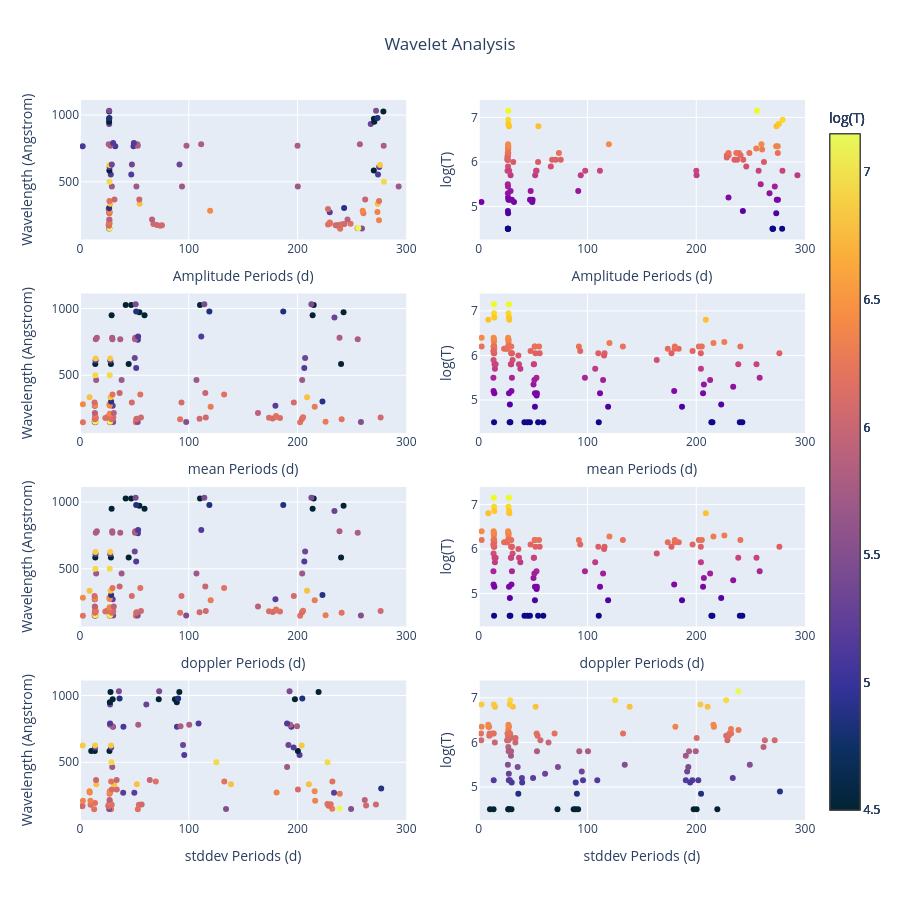

Write notebook code for a chart like this one.
### Code cell
# set the whole figure to be large
fig = make_subplots(rows=4, cols=2,
                    # shared_xaxes='all',     ???? I do not understand why all the x label fly to the top
                    shared_yaxes='columns',
                    )
color_scale = 'thermal'




# Add scatter plot   Row 1
fig.add_trace(
    go.Scatter(
        x=wavelet_amplitude_df['amplitude_periods'],
        y=wavelet_amplitude_df['wavelength'],
        mode='markers',
        marker=dict(
            color=wavelet_amplitude_df['temperature'],  # Use normalized 'size' for color
            colorscale=color_scale,  # Define color scale
            colorbar=dict(title=r'log(T)'),  # Show color scale bar
            showscale=True,# show the color bar (color scale)
        ),
        showlegend=False, # otherwise a legend will appear on the right,
        text=wavelet_amplitude_df['line name'],  
        name='Amplitude',
                ),
    row=1,
    col=1,
    )
fig.update_xaxes(title_text="Amplitude Periods (d)", row=1, col=1)
fig.update_yaxes(title_text="Wavelength (Angstrom)", row=1, col=1)


fig.add_trace(
    go.Scatter(
        x=wavelet_amplitude_df['amplitude_periods'],
        y=wavelet_amplitude_df['temperature'],
        mode='markers',
        marker=dict(
            color=wavelet_amplitude_df['temperature'],  # Use normalized 'size' for color
            # colorscale=color_scale,  # Define color scale
            # colorbar=dict(title='Temperature'),  # Show color scale bar
            showscale=False,
            
            ),
        showlegend=False,
        name='Amplitude',
        text=wavelet_amplitude_df['line name'], 
        # f['temperature'],  # Hover text shows 'size'
    ),
    row=1, 
    col=2,
    )
fig.update_xaxes(title_text="Amplitude Periods (d)", row=1, col=2)
fig.update_yaxes(title_text="log(T)", row=1, col=2)
fig.update_layout(
    autosize=False,
    width=1200,
    height=1000,
)


# Add scatter plot    Row   2
fig.add_trace(
    go.Scatter(
        x=wavelet_mean_df['mean_periods'],
        y=wavelet_mean_df['wavelength'],
        mode='markers',
        marker=dict(
            color=wavelet_mean_df['temperature'],  # Use normalized 'size' for color
            colorscale=color_scale,  # Define color scale
            colorbar=dict(title=r'log(T)'),  # Show color scale bar
            showscale=True,# show the color bar (color scale)
        ),
        showlegend=False, # otherwise a legend will appear on the right,
        text=wavelet_mean_df['line name'],  # Hover text shows 'size'
        name='Mean',
                ),
    row=2,
    col=1,
    )
fig.update_xaxes(title_text="mean Periods (d)", row=2, col=1)
fig.update_yaxes(title_text="Wavelength (Angstrom)", row=2, col=1)

fig.add_trace(
    go.Scatter(
        x=wavelet_mean_df['mean_periods'],
        y=wavelet_mean_df['temperature'],
        mode='markers',
        marker=dict(
            color=wavelet_mean_df['temperature'],  # Use normalized 'size' for color
            # colorscale=color_scale,  # Define color scale
            # colorbar=dict(title='Temperature'),  # Show color scale bar
            showscale=False,
            
            ),
        showlegend=False,
        text=wavelet_mean_df['line name'], 
        name='Mean',
    ),
    row=2, 
    col=2,
    )
fig.update_xaxes(title_text="mean Periods (d)", row=2, col=2)
fig.update_yaxes(title_text="log(T)", row=2, col=2)

# Add scatter plot  Row 3
fig.add_trace(
    go.Scatter(
        x=wavelet_doppler_df['doppler_periods'],
        y=wavelet_doppler_df['wavelength'],
        mode='markers',
        marker=dict(
            color=wavelet_doppler_df['temperature'],  # Use normalized 'size' for color
            colorscale=color_scale,  # Define color scale
            colorbar=dict(title=r'log(T)'),  # Show color scale bar
            showscale=True,# show the color bar (color scale)
        ),
        showlegend=False, # otherwise a legend will appear on the right,
        text=wavelet_doppler_df['line name'],  # Hover text shows 'size'
        name='Doppler',
                ),
    row=3,
    col=1,
    )
fig.update_xaxes(title_text="doppler Periods (d)", row=3, col=1)
fig.update_yaxes(title_text="Wavelength (Angstrom)", row=3, col=1)

fig.add_trace(
    go.Scatter(
        x=wavelet_doppler_df['doppler_periods'],
        y=wavelet_doppler_df['temperature'],
        mode='markers',
        marker=dict(
            color=wavelet_doppler_df['temperature'],  # Use normalized 'size' for color
            # colorscale=color_scale,  # Define color scale
            # colorbar=dict(title='Temperature'),  # Show color scale bar
            showscale=False,
            
            ),
        showlegend=False,
        text=wavelet_doppler_df['line name'],
        name='Doppler',
    ),
    row=3,
    col=2,
    )
fig.update_xaxes(title_text="doppler Periods (d)", row=3, col=2)
fig.update_yaxes(title_text="log(T)", row=3, col=2)



# Add scatter plot  Row 4
fig.add_trace(
    go.Scatter(
        x=wavelet_stddev_df['stddev_periods'],
        y=wavelet_stddev_df['wavelength'],
        mode='markers',
        marker=dict(
            color=wavelet_stddev_df['temperature'],  # Use normalized 'size' for color
            colorscale=color_scale,  # Define color scale
            colorbar=dict(title=r'log(T)'),  # Show color scale bar
            showscale=True,# show the color bar (color scale)
        ),
        showlegend=False, # otherwise a legend will appear on the right,
        text=wavelet_stddev_df['line name'],  # Hover text shows 'size'
        name='Stddev',
                ),
    row=4, 
    col=1,
    )
fig.update_xaxes(title_text="stddev Periods (d)", row=4, col=1)
fig.update_yaxes(title_text="Wavelength (Angstrom)", row=4, col=1)

fig.add_trace(
    go.Scatter(
        x=wavelet_stddev_df['stddev_periods'],
        y=wavelet_stddev_df['temperature'],
        mode='markers',
        marker=dict(
            color=wavelet_stddev_df['temperature'],  # Use normalized 'size' for color
            colorscale=color_scale,  # Define color scale
            colorbar=dict(title=r'log(T)'),  # Show color scale bar
            showscale=True,# show the color bar (color scale)
        ),
        showlegend=False, # otherwise a legend will appear on the right,
        text=wavelet_stddev_df['line name'],  # Hover text shows 'size'
        name='Stddev',
                ),
    row=4, 
    col=2
    )
fig.update_xaxes(title_text="stddev Periods (d)", row=4, col=2)
fig.update_yaxes(title_text="log(T)", row=4, col=2)

fig.update_layout(
    title_text="Wavelet Analysis",
    title_x=0.5,
    # autosize=False,
    width=900,
    height=900,
)
# set x axis lim
for row in [1,2,3,4]:
    for col in [1,2]:
        fig.update_xaxes(range=[0, 300], row=row, col=col)
        
        
fig.write_html('output\wavelet_explore\peak_scatter\\combine\\combined_wavelet_.html')
fig.show()

### Figure 1 — Plotly figure (JSON) as saved in the notebook; plotly's stock layout.template omitted (floating-point values rounded to 4 significant figures; data arrays with more than 128 entries replaced by an {"elided": "..."} marker saying what was removed)
{"data": [{"marker": {"color": {"elided": "152 float values"}, "colorbar": {"title": {"text": "log(T)"}}, "colorscale": [[0, "rgb(3, 35, 51)"], [0.09091, "rgb(13, 48, 100)"], [0.1818, "rgb(53, 50, 155)"], [0.2727, "rgb(93, 62, 153)"], [0.3636, "rgb(126, 77, 143)"], [0.4545, "rgb(158, 89, 135)"], [0.5455, "rgb(193, 100, 121)"], [0.6364, "rgb(225, 113, 97)"], [0.7273, "rgb(246, 139, 69)"], [0.8182, "rgb(251, 173, 60)"], [0.9091, "rgb(246, 211, 70)"], [1, "rgb(231, 250, 90)"]], "showscale": true}, "mode": "markers", "name": "Amplitude", "showlegend": false, "text": {"elided": "152 str values"}, "type": "scatter", "x": {"elided": "152 float values"}, "xaxis": "x", "y": {"elided": "152 float values"}, "yaxis": "y"}, {"marker": {"color": {"elided": "152 float values"}, "showscale": false}, "mode": "markers", "name": "Amplitude", "showlegend": false, "text": {"elided": "152 str values"}, "type": "scatter", "x": {"elided": "152 float values"}, "xaxis": "x2", "y": {"elided": "152 float values"}, "yaxis": "y2"}, {"marker": {"color": {"elided": "200 float values"}, "colorbar": {"title": {"text": "log(T)"}}, "colorscale": [[0, "rgb(3, 35, 51)"], [0.09091, "rgb(13, 48, 100)"], [0.1818, "rgb(53, 50, 155)"], [0.2727, "rgb(93, 62, 153)"], [0.3636, "rgb(126, 77, 143)"], [0.4545, "rgb(158, 89, 135)"], [0.5455, "rgb(193, 100, 121)"], [0.6364, "rgb(225, 113, 97)"], [0.7273, "rgb(246, 139, 69)"], [0.8182, "rgb(251, 173, 60)"], [0.9091, "rgb(246, 211, 70)"], [1, "rgb(231, 250, 90)"]], "showscale": true}, "mode": "markers", "name": "Mean", "showlegend": false, "text": {"elided": "200 str values"}, "type": "scatter", "x": {"elided": "200 float values"}, "xaxis": "x3", "y": {"elided": "200 float values"}, "yaxis": "y3"}, {"marker": {"color": {"elided": "200 float values"}, "showscale": false}, "mode": "markers", "name": "Mean", "showlegend": false, "text": {"elided": "200 str values"}, "type": "scatter", "x": {"elided": "200 float values"}, "xaxis": "x4", "y": {"elided": "200 float values"}, "yaxis": "y4"}, {"marker": {"color": {"elided": "200 float values"}, "colorbar": {"title": {"text": "log(T)"}}, "colorscale": [[0, "rgb(3, 35, 51)"], [0.09091, "rgb(13, 48, 100)"], [0.1818, "rgb(53, 50, 155)"], [0.2727, "rgb(93, 62, 153)"], [0.3636, "rgb(126, 77, 143)"], [0.4545, "rgb(158, 89, 135)"], [0.5455, "rgb(193, 100, 121)"], [0.6364, "rgb(225, 113, 97)"], [0.7273, "rgb(246, 139, 69)"], [0.8182, "rgb(251, 173, 60)"], [0.9091, "rgb(246, 211, 70)"], [1, "rgb(231, 250, 90)"]], "showscale": true}, "mode": "markers", "name": "Doppler", "showlegend": false, "text": {"elided": "200 str values"}, "type": "scatter", "x": {"elided": "200 float values"}, "xaxis": "x5", "y": {"elided": "200 float values"}, "yaxis": "y5"}, {"marker": {"color": {"elided": "200 float values"}, "showscale": false}, "mode": "markers", "name": "Doppler", "showlegend": false, "text": {"elided": "200 str values"}, "type": "scatter", "x": {"elided": "200 float values"}, "xaxis": "x6", "y": {"elided": "200 float values"}, "yaxis": "y6"}, {"marker": {"color": {"elided": "193 float values"}, "colorbar": {"title": {"text": "log(T)"}}, "colorscale": [[0, "rgb(3, 35, 51)"], [0.09091, "rgb(13, 48, 100)"], [0.1818, "rgb(53, 50, 155)"], [0.2727, "rgb(93, 62, 153)"], [0.3636, "rgb(126, 77, 143)"], [0.4545, "rgb(158, 89, 135)"], [0.5455, "rgb(193, 100, 121)"], [0.6364, "rgb(225, 113, 97)"], [0.7273, "rgb(246, 139, 69)"], [0.8182, "rgb(251, 173, 60)"], [0.9091, "rgb(246, 211, 70)"], [1, "rgb(231, 250, 90)"]], "showscale": true}, "mode": "markers", "name": "Stddev", "showlegend": false, "text": {"elided": "193 str values"}, "type": "scatter", "x": {"elided": "193 float values"}, "xaxis": "x7", "y": {"elided": "193 float values"}, "yaxis": "y7"}, {"marker": {"color": {"elided": "193 float values"}, "colorbar": {"title": {"text": "log(T)"}}, "colorscale": [[0, "rgb(3, 35, 51)"], [0.09091, "rgb(13, 48, 100)"], [0.1818, "rgb(53, 50, 155)"], [0.2727, "rgb(93, 62, 153)"], [0.3636, "rgb(126, 77, 143)"], [0.4545, "rgb(158, 89, 135)"], [0.5455, "rgb(193, 100, 121)"], [0.6364, "rgb(225, 113, 97)"], [0.7273, "rgb(246, 139, 69)"], [0.8182, "rgb(251, 173, 60)"], [0.9091, "rgb(246, 211, 70)"], [1, "rgb(231, 250, 90)"]], "showscale": true}, "mode": "markers", "name": "Stddev", "showlegend": false, "text": {"elided": "193 str values"}, "type": "scatter", "x": {"elided": "193 float values"}, "xaxis": "x8", "y": {"elided": "193 float values"}, "yaxis": "y8"}], "layout": {"autosize": false, "height": 900, "title": {"text": "Wavelet Analysis", "x": 0.5}, "width": 900, "xaxis": {"anchor": "y", "domain": [0, 0.45], "range": [0, 300], "title": {"text": "Amplitude Periods (d)"}}, "xaxis2": {"anchor": "y2", "domain": [0.55, 1], "range": [0, 300], "title": {"text": "Amplitude Periods (d)"}}, "xaxis3": {"anchor": "y3", "domain": [0, 0.45], "range": [0, 300], "title": {"text": "mean Periods (d)"}}, "xaxis4": {"anchor": "y4", "domain": [0.55, 1], "range": [0, 300], "title": {"text": "mean Periods (d)"}}, "xaxis5": {"anchor": "y5", "domain": [0, 0.45], "range": [0, 300], "title": {"text": "doppler Periods (d)"}}, "xaxis6": {"anchor": "y6", "domain": [0.55, 1], "range": [0, 300], "title": {"text": "doppler Periods (d)"}}, "xaxis7": {"anchor": "y7", "domain": [0, 0.45], "range": [0, 300], "title": {"text": "stddev Periods (d)"}}, "xaxis8": {"anchor": "y8", "domain": [0.55, 1], "range": [0, 300], "title": {"text": "stddev Periods (d)"}}, "yaxis": {"anchor": "x", "domain": [0.8063, 1], "matches": "y7", "title": {"text": "Wavelength (Angstrom)"}}, "yaxis2": {"anchor": "x2", "domain": [0.8063, 1], "matches": "y8", "title": {"text": "log(T)"}}, "yaxis3": {"anchor": "x3", "domain": [0.5375, 0.7312], "matches": "y7", "title": {"text": "Wavelength (Angstrom)"}}, "yaxis4": {"anchor": "x4", "domain": [0.5375, 0.7312], "matches": "y8", "title": {"text": "log(T)"}}, "yaxis5": {"anchor": "x5", "domain": [0.2687, 0.4625], "matches": "y7", "title": {"text": "Wavelength (Angstrom)"}}, "yaxis6": {"anchor": "x6", "domain": [0.2687, 0.4625], "matches": "y8", "title": {"text": "log(T)"}}, "yaxis7": {"anchor": "x7", "domain": [0, 0.1938], "title": {"text": "Wavelength (Angstrom)"}}, "yaxis8": {"anchor": "x8", "domain": [0, 0.1938], "title": {"text": "log(T)"}}}}
